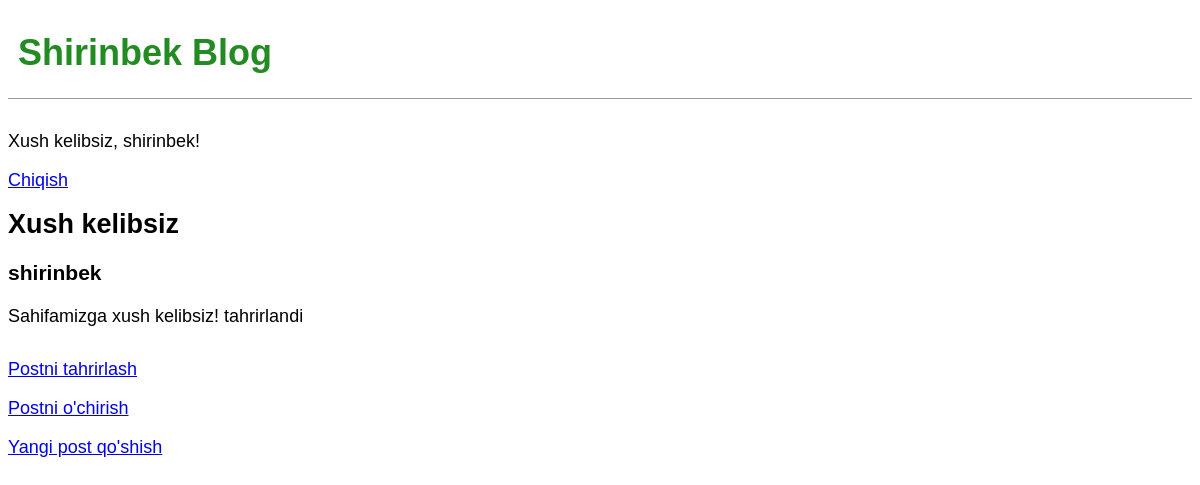
Page /post/2/ (signed in) on the committed database.
### blog/models.py (models this page shows, shortened)
class Post(models.Model):
    title=models.CharField(max_length=200)
    author=models.ForeignKey('auth.User',on_delete=models.CASCADE)
    body=models.TextField()

### blog/views.py (the view)
# urls.py: path('post/<int:pk>/',BlogDetailView.as_view(),name='post_detail.html'),
class BlogDetailView(DetailView):
    model = Post
    template_name = 'post_detail.html'

### templates/post_detail.html
{% extends 'base.html' %}
{% block content %}
 <div class="post-entry">
     <h2>{{ post.title }}</h2>
     <h3>{{ post.author }}</h3>
     <p>{{ post.body }}</p>
 </div>
 <p><a href="{% url 'post_edit' post.pk %}">Postni tahrirlash</a></p>
 <p><a href="{% url 'post_delete' post.pk %}">Postni o'chirish</a></p>
{% endblock content %}

### templates/base.html (shortened to what this page needs)
{% load static %}
<!DOCTYPE html>
<html lang="en">
<head>
    <link rel="stylesheet" href="{% static 'css/base.css' %}">
</head>
<body>
    <header>
        <h1>
            <a href="{% url 'home' %}">Shirinbek Blog</a>
        </h1>
    </header>
    {% if user.is_authenticated %}
        <p>Xush kelibsiz, {{ user.username }}!</p>
        <p><a href="{% url 'logout' %}">Chiqish</a></p>
    {% else %}
        <p>
            <a href="{% url 'login' %}">Saytga kirish</a> |
            <a href="{% url 'signup' %}">Ro'yxatdan o'tish</a>
        </p>
    {% endif %}
    <div>
        {% block content %}
        {% endblock %}
    </div>
    <footer>
        <a href="{% url 'post_new' %}">Yangi post qo'shish</a>
    </footer>
</body>
</html>

### static/css/base.css (style rules this page uses)
header { border-bottom: 1px solid #999; margin-bottom: 2rem; display: flex; }
body { font-family: 'Noto Sans JP', sans-serif; font-size: 18px; }
header h1 a { color: ForestGreen; text-decoration: none; margin-left: 10px; }
.post-entry { margin-bottom: 2rem; }
.post-entry h2 { margin: 0.5rem 0; }
.post-entry p { margin: 0; font-weight: 400; }

### rows in the picture
Post: title "Xush kelibsiz", author "shirinbek", body "Sahifamizga xush kelibsiz! tahrirlandi"

### other values in the picture
{{ user.username }} "shirinbek"
